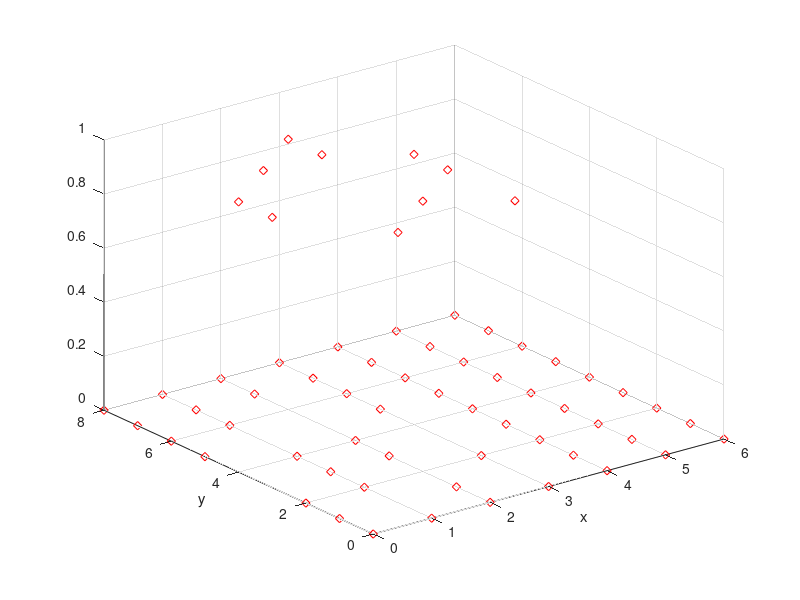

The MATLAB script that drew this image: (Note: this script raises an error after producing the figure.)
clear all
close all
clc
%% definizione superficie tramite punti versp il basso X; verso destra Y; P(x,y,z)
P(1,1,:)=[0 0 0];   P(1,2,:)=[1 0 0];   P(1,3,:)=[2 0 0];   P(1,4,:)=[3 0 0];    P(1,5,:)=[4 0 0];   P(1,6,:)=[5 0 0];   P(1,7,:)=[6 0 0];
P(2,1,:)=[0 1 0];  P(2,2,:)=[1 1 1];   P(2,3,:)=[2 1 0];   P(2,4,:)=[3 1 1];    P(2,5,:)=[4 1 0];   P(2,6,:)=[5 1 0];   P(2,7,:)=[6 1 0];
P(3,1,:)=[0 2 0];   P(3,2,:)=[1 2 0];   P(3,3,:)=[2 2 1];  P(3,4,:)=[3 2 0];     P(3,5,:)=[4 2 0];  P(3,6,:)=[5 2 0.0]; P(3,7,:)=[6 2 0.0];
P(4,1,:)=[0 3 1];   P(4,2,:)=[1 3 0];   P(4,3,:)=[2 3 0];   P(4,4,:)=[3 3 1];    P(4,5,:)=[4 3 0]; P(4,6,:)=[5 3 0.0]; P(4,7,:)=[6 3 0.0];
P(5,1,:)=[0 4 1];   P(5,2,:)=[1 4 0];   P(5,3,:)=[2 4 0];   P(5,4,:)=[3 4 1];  P(5,5,:)=[4 4 0];  P(5,6,:)=[5 4 0];   P(5,7,:)=[6 4 0];
P(6,1,:)=[0 5 0];   P(6,2,:)=[1 5 1];   P(6,3,:)=[2 5 1];   P(6,4,:)=[3 5 -0];  P(6,5,:)=[4 5 0];  P(6,6,:)=[5 5 0];   P(6,7,:)=[6 5 0];
P(7,1,:)=[0 6 0];   P(7,2,:)=[1 6 0];   P(7,3,:)=[2 6 1];   P(7,4,:)=[3 6 -0];  P(7,5,:)=[4 6 0];  P(7,6,:)=[5 6 0];   P(7,7,:)=[6 6 0];
P(8,1,:)=[0 7 0];   P(8,2,:)=[1 7 0];   P(8,3,:)=[2 7 0];   P(8,4,:)=[3 7 -0];  P(8,5,:)=[4 7 0];  P(8,6,:)=[5 7 0];   P(8,7,:)=[6 7 0];
P(9,1,:)=[0 8 0];   P(9,2,:)=[1 8 0];   P(9,3,:)=[2 8 0];   P(9,4,:)=[3 8 -0];  P(9,5,:)=[4 8 0];   P(9,6,:)=[5 8 0];  P(9,7,:)=[6 8 0];
%% riscalo x=7, y=9

W=[1 1 1 1 1 1 1;
   1 1 1 1 1 1 1;
   1 1 1 1 1  1 1;
   1 1 1 1 1 1 1;
   1 1 1 1 1 1 1;
    1 1 1 1 1 1 1;
     1 1 1 1 1 1 1;
      1 1 1 1 1 1 1;
      1 1 1 1 1 1 1];
figure
plot3(P(1:9,:,1),P(:,1:7,2),P(:,:,3),'rd');xlabel('x');ylabel('y');grid on
% i=numero elementi su x; j n ele su y

%% automatic cefinition of equispaced knot 
pu=2; % degree of curve u
U=zeros(1,numel(P(1,:,1))+pu+1);
U(end-pu:end)=1;
mid=numel(U)-2*pu-2;
for i=1:mid
    U(i+pu+1)=1/(mid+1)*i;
end

pv=2;
V=zeros(1,numel(P(:,1,1))+pv+1);
V(end-pv:end)=1;
mid=numel(V)-2*pv-2;
for i=1:mid
    V(i+pv+1)=1/(mid+1)*i;
end

u=[0:0.01:1-0.01]; v=u;
%% surface creation
for iu=1:numel(u)
    for iv=1:numel(v)
        S(iv,iu,:)=[0;0;0];
        for i=1:numel(P(:,1,2))
            for j=1:numel(P(1,:,1))
                S(iv,iu,:)=S(iv,iu,:)+Nip(j,u(iu),pu,U)*Nip(i,v(iv),pv,V)*P(i,j,:)*W(i,j);
            end
        end
        div=0;
        for i=1:numel(P(:,1,2))
            for j=1:numel(P(1,:,1))
                div=div+Nip(j,u(iu),pu,U)*Nip(i,v(iv),pv,V)*W(i,j);
            end
        end
       S(iv,iu,:)=S(iv,iu,:)/div;
    end
end
figure 
axis('image');
rx=max(max(P(:,:,1))); ry=max(max(P(:,:,2)));
surf(u*rx,v*ry,S(:,:,3),'FaceAlpha',1);hold on
surf(P(1,:,1),P(:,1,2),P(:,:,3),'FaceAlpha',0,'MarkerFaceColor','r','LineStyle','none','Marker','o','MarkerSize',7)
figure
plot3(   S(1:100,1:100,1), S(1:100,1:100,2),S(1:100,1:100,3),'b'  );hold on
